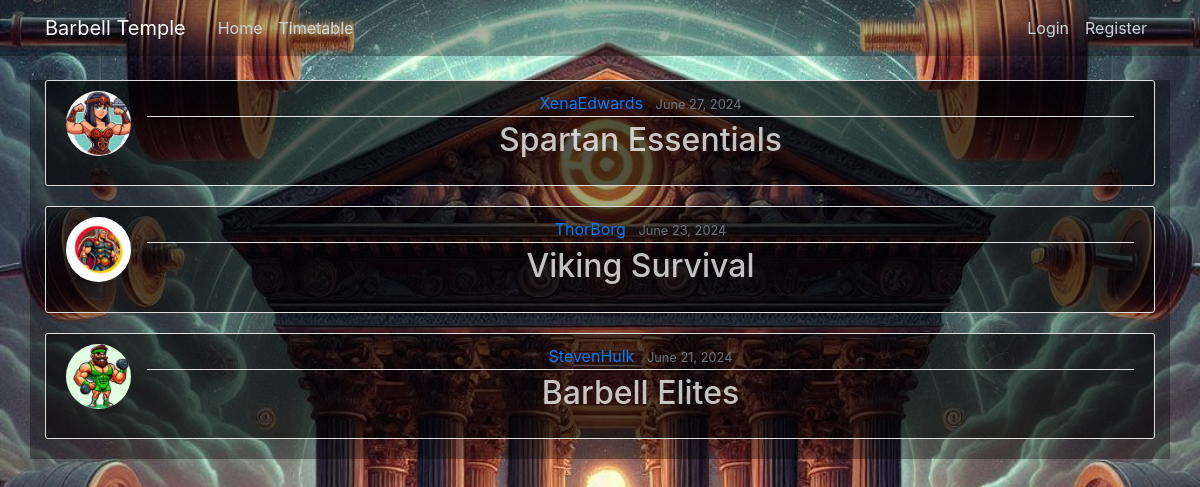
The app's page /, older data.
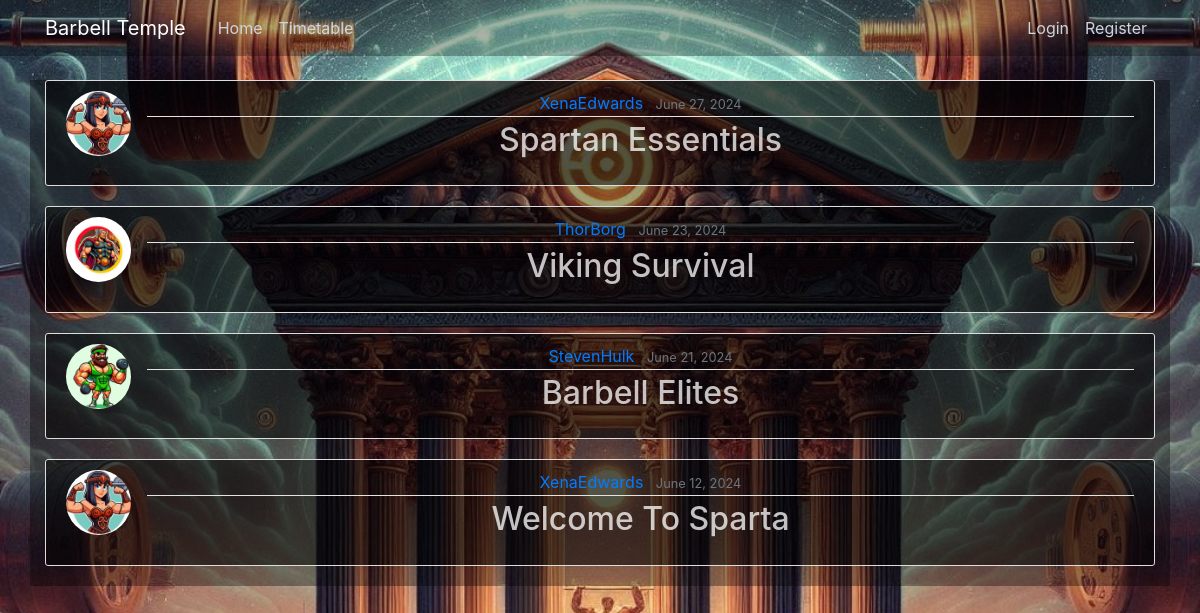
The same page, newer data.
### barbell_classes/models.py (models this page shows, shortened)
class BarbellClass(models.Model):
    title = models.CharField(max_length=100, help_text="Enter the title of the barbell class (e.g., 'Beginner Strength Training')")
    image = CloudinaryField('image', default='placeholder')
    date_posted = models.DateTimeField(default=timezone.now, editable=False)
    author = models.ForeignKey(User, on_delete=models.CASCADE)
    class_datetime = models.DateTimeField(default=timezone.now, help_text="Enter the date and time of the class (yyyy/mm/dd hours:minutes)")
    duration = models.TextField(default='', help_text="Enter the duration of the class (e.g., '1 hour')")
    difficulty = models.TextField(default='', help_text="Enter the difficulty level of the class (e.g., 'Beginner', 'Intermediate', 'Advanced')")
    description = models.TextField(help_text="Provide a detailed description of the class")
    available_spots = models.IntegerField(default=0, help_text="Number of available spots")
    class Meta:
        verbose_name = "Barbell Class"
        verbose_name_plural = "Barbell Classes"

### users/models.py (models this page shows, shortened)
class Profile(models.Model):
    user = models.OneToOneField(User, on_delete=models.CASCADE)  # One-to-one relationship with User model
    image = models.ImageField(default='default.jpg', upload_to='profile_pictures')  # Image field for profile picture

### barbell_classes/views.py (the view)
# urls.py: path('', BarbellClassListView.as_view(), name='barbell_classes-home'),
class BarbellClassListView(ListView):
    model = BarbellClass
    template_name = 'barbell_classes/home.html'
    context_object_name = 'barbellclass_updates'
    ordering = ['-date_posted']

### barbell_classes/templates/barbell_classes/home.html (shortened to what this page needs)
{% extends "barbell_classes/base.html" %}
{% block content %}
    {% for barbellclass_update in barbellclass_updates %}
        <article class="media content-section">
            <img class="rounded-circle article-img" src="{{ barbellclass_update.author.profile.image.url }}">
            <div class="media-body">
                <div class="article-metadata">
                    <a class="mr-2" href="#">{{ barbellclass_update.author }}</a>
                    <small class="text-muted">{{ barbellclass_update.date_posted|date:"F d, Y" }}</small>
                </div>
                <h2><a class="article-title" href="{% url 'barbellclass-detail' barbellclass_update.id %}">{{ barbellclass_update.title }}</a></h2>
            </div>
        </article>
    {% endfor %}
{% endblock content %}

Row changes from the older to the newer data that the page shows:
added BarbellClass: author.profile.image (picture), author "XenaEdwards", date_posted "June 12, 2024", title "Welcome To Sparta"
